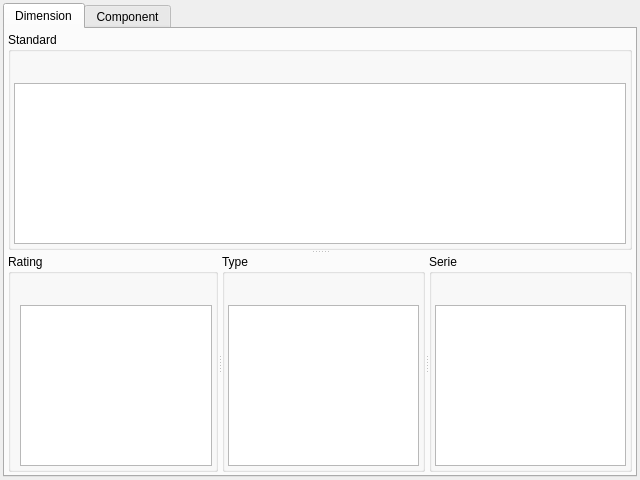
<?xml version="1.0" encoding="UTF-8"?>
<ui version="4.0">
 <class>STD_DimensionWidget</class>
 <widget class="QWidget" name="STD_DimensionWidget">
  <property name="geometry">
   <rect>
    <x>0</x>
    <y>0</y>
    <width>640</width>
    <height>480</height>
   </rect>
  </property>
  <property name="windowTitle">
   <string>Form</string>
  </property>
  <layout class="QGridLayout" name="gridLayout_9">
   <property name="leftMargin">
    <number>3</number>
   </property>
   <property name="topMargin">
    <number>3</number>
   </property>
   <property name="rightMargin">
    <number>3</number>
   </property>
   <property name="bottomMargin">
    <number>3</number>
   </property>
   <property name="spacing">
    <number>3</number>
   </property>
   <item row="0" column="0">
    <widget class="QTabWidget" name="tabWidget">
     <property name="currentIndex">
      <number>0</number>
     </property>
     <widget class="QWidget" name="tabDimension">
      <attribute name="title">
       <string>Dimension</string>
      </attribute>
      <layout class="QGridLayout" name="gridLayout_10">
       <property name="leftMargin">
        <number>3</number>
       </property>
       <property name="topMargin">
        <number>3</number>
       </property>
       <property name="rightMargin">
        <number>3</number>
       </property>
       <property name="bottomMargin">
        <number>3</number>
       </property>
       <property name="spacing">
        <number>3</number>
       </property>
       <item row="0" column="0">
        <widget class="QSplitter" name="splitter_5">
         <property name="orientation">
          <enum>Qt::Vertical</enum>
         </property>
         <widget class="QGroupBox" name="gbStandard">
          <property name="title">
           <string>Standard</string>
          </property>
          <layout class="QGridLayout" name="gridLayout_5">
           <property name="leftMargin">
            <number>3</number>
           </property>
           <property name="topMargin">
            <number>3</number>
           </property>
           <property name="rightMargin">
            <number>3</number>
           </property>
           <property name="bottomMargin">
            <number>3</number>
           </property>
           <property name="spacing">
            <number>3</number>
           </property>
           <item row="0" column="0">
            <widget class="RB_ToolButtonBar" name="tbbStandard" native="true">
             <property name="minimumSize">
              <size>
               <width>0</width>
               <height>25</height>
              </size>
             </property>
             <property name="maximumSize">
              <size>
               <width>16777215</width>
               <height>25</height>
              </size>
             </property>
            </widget>
           </item>
           <item row="1" column="0">
            <widget class="RB_TableView" name="tvStandard"/>
           </item>
          </layout>
         </widget>
         <widget class="QSplitter" name="splitter_4">
          <property name="orientation">
           <enum>Qt::Horizontal</enum>
          </property>
          <widget class="QGroupBox" name="gbRating">
           <property name="title">
            <string>Rating</string>
           </property>
           <layout class="QGridLayout" name="gridLayout_8">
            <property name="topMargin">
             <number>3</number>
            </property>
            <property name="rightMargin">
             <number>3</number>
            </property>
            <property name="bottomMargin">
             <number>3</number>
            </property>
            <property name="spacing">
             <number>3</number>
            </property>
            <item row="0" column="0">
             <widget class="RB_ToolButtonBar" name="tbbRating" native="true">
              <property name="minimumSize">
               <size>
                <width>0</width>
                <height>25</height>
               </size>
              </property>
              <property name="maximumSize">
               <size>
                <width>16777215</width>
                <height>25</height>
               </size>
              </property>
             </widget>
            </item>
            <item row="1" column="0">
             <widget class="RB_TableView" name="tvRating"/>
            </item>
           </layout>
          </widget>
          <widget class="QSplitter" name="splitter_3">
           <property name="orientation">
            <enum>Qt::Horizontal</enum>
           </property>
           <widget class="QGroupBox" name="gbType">
            <property name="title">
             <string>Type</string>
            </property>
            <layout class="QGridLayout" name="gridLayout_6">
             <property name="leftMargin">
              <number>3</number>
             </property>
             <property name="topMargin">
              <number>3</number>
             </property>
             <property name="rightMargin">
              <number>3</number>
             </property>
             <property name="bottomMargin">
              <number>3</number>
             </property>
             <property name="spacing">
              <number>3</number>
             </property>
             <item row="0" column="0">
              <widget class="RB_ToolButtonBar" name="tbbType" native="true">
               <property name="minimumSize">
                <size>
                 <width>0</width>
                 <height>25</height>
                </size>
               </property>
               <property name="maximumSize">
                <size>
                 <width>16777215</width>
                 <height>25</height>
                </size>
               </property>
              </widget>
             </item>
             <item row="1" column="0">
              <widget class="RB_TableView" name="tvType"/>
             </item>
            </layout>
           </widget>
           <widget class="QGroupBox" name="gbSerie">
            <property name="title">
             <string>Serie</string>
            </property>
            <layout class="QGridLayout" name="gridLayout_7">
             <property name="leftMargin">
              <number>3</number>
             </property>
             <property name="topMargin">
              <number>3</number>
             </property>
             <property name="rightMargin">
              <number>3</number>
             </property>
             <property name="bottomMargin">
              <number>3</number>
             </property>
             <property name="spacing">
              <number>3</number>
             </property>
             <item row="0" column="0">
              <widget class="RB_ToolButtonBar" name="tbbSerie" native="true">
               <property name="minimumSize">
                <size>
                 <width>0</width>
                 <height>25</height>
                </size>
               </property>
               <property name="maximumSize">
                <size>
                 <width>16777215</width>
                 <height>25</height>
                </size>
               </property>
              </widget>
             </item>
             <item row="1" column="0">
              <widget class="RB_TableView" name="tvSerie"/>
             </item>
            </layout>
           </widget>
          </widget>
         </widget>
        </widget>
       </item>
      </layout>
     </widget>
     <widget class="QWidget" name="tabComponent">
      <attribute name="title">
       <string>Component</string>
      </attribute>
      <layout class="QGridLayout" name="gridLayout_4">
       <property name="leftMargin">
        <number>3</number>
       </property>
       <property name="topMargin">
        <number>3</number>
       </property>
       <property name="rightMargin">
        <number>3</number>
       </property>
       <property name="bottomMargin">
        <number>3</number>
       </property>
       <property name="spacing">
        <number>3</number>
       </property>
       <item row="0" column="0">
        <widget class="QSplitter" name="splitter_2">
         <property name="orientation">
          <enum>Qt::Vertical</enum>
         </property>
         <widget class="QSplitter" name="splitter">
          <property name="orientation">
           <enum>Qt::Horizontal</enum>
          </property>
          <widget class="QGroupBox" name="gbEnd">
           <property name="title">
            <string>Ends - based on Rating</string>
           </property>
           <layout class="QGridLayout" name="gridLayout_2">
            <property name="leftMargin">
             <number>3</number>
            </property>
            <property name="topMargin">
             <number>3</number>
            </property>
            <property name="rightMargin">
             <number>3</number>
            </property>
            <property name="bottomMargin">
             <number>3</number>
            </property>
            <property name="spacing">
             <number>3</number>
            </property>
            <item row="0" column="0">
             <widget class="RB_ToolButtonBar" name="tbbEnd" native="true">
              <property name="minimumSize">
               <size>
                <width>0</width>
                <height>25</height>
               </size>
              </property>
              <property name="maximumSize">
               <size>
                <width>16777215</width>
                <height>25</height>
               </size>
              </property>
             </widget>
            </item>
            <item row="1" column="0">
             <widget class="RB_TableView" name="tvEnd"/>
            </item>
           </layout>
          </widget>
          <widget class="QGroupBox" name="gbLimit">
           <property name="title">
            <string>Limits - based on Type</string>
           </property>
           <layout class="QGridLayout" name="gridLayout">
            <property name="leftMargin">
             <number>3</number>
            </property>
            <property name="topMargin">
             <number>3</number>
            </property>
            <property name="rightMargin">
             <number>3</number>
            </property>
            <property name="bottomMargin">
             <number>3</number>
            </property>
            <property name="spacing">
             <number>3</number>
            </property>
            <item row="0" column="0">
             <widget class="RB_ToolButtonBar" name="tbbLimit" native="true">
              <property name="minimumSize">
               <size>
                <width>0</width>
                <height>25</height>
               </size>
              </property>
              <property name="maximumSize">
               <size>
                <width>16777215</width>
                <height>25</height>
               </size>
              </property>
             </widget>
            </item>
            <item row="1" column="0">
             <widget class="RB_TableView" name="tvLimit"/>
            </item>
           </layout>
          </widget>
         </widget>
         <widget class="QGroupBox" name="gbComponent">
          <property name="title">
           <string>Component - based on Rating</string>
          </property>
          <layout class="QGridLayout" name="gridLayout_3">
           <property name="leftMargin">
            <number>3</number>
           </property>
           <property name="topMargin">
            <number>3</number>
           </property>
           <property name="rightMargin">
            <number>3</number>
           </property>
           <property name="bottomMargin">
            <number>3</number>
           </property>
           <property name="spacing">
            <number>3</number>
           </property>
           <item row="0" column="0">
            <widget class="RB_ToolButtonBar" name="tbbComponent" native="true">
             <property name="minimumSize">
              <size>
               <width>0</width>
               <height>25</height>
              </size>
             </property>
             <property name="maximumSize">
              <size>
               <width>16777215</width>
               <height>25</height>
              </size>
             </property>
            </widget>
           </item>
           <item row="1" column="0">
            <widget class="RB_TableView" name="tvComponent"/>
           </item>
          </layout>
         </widget>
        </widget>
       </item>
      </layout>
     </widget>
    </widget>
   </item>
  </layout>
 </widget>
 <customwidgets>
  <customwidget>
   <class>RB_TableView</class>
   <extends>QTableView</extends>
   <header>rb_tableview.h</header>
  </customwidget>
  <customwidget>
   <class>RB_ToolButtonBar</class>
   <extends>QWidget</extends>
   <header>rb_toolbuttonbar.h</header>
   <container>1</container>
  </customwidget>
 </customwidgets>
 <tabstops>
  <tabstop>tabWidget</tabstop>
  <tabstop>tvStandard</tabstop>
  <tabstop>tvRating</tabstop>
  <tabstop>tvType</tabstop>
  <tabstop>tvSerie</tabstop>
  <tabstop>tvEnd</tabstop>
  <tabstop>tvLimit</tabstop>
  <tabstop>tvComponent</tabstop>
 </tabstops>
 <resources/>
 <connections/>
</ui>
